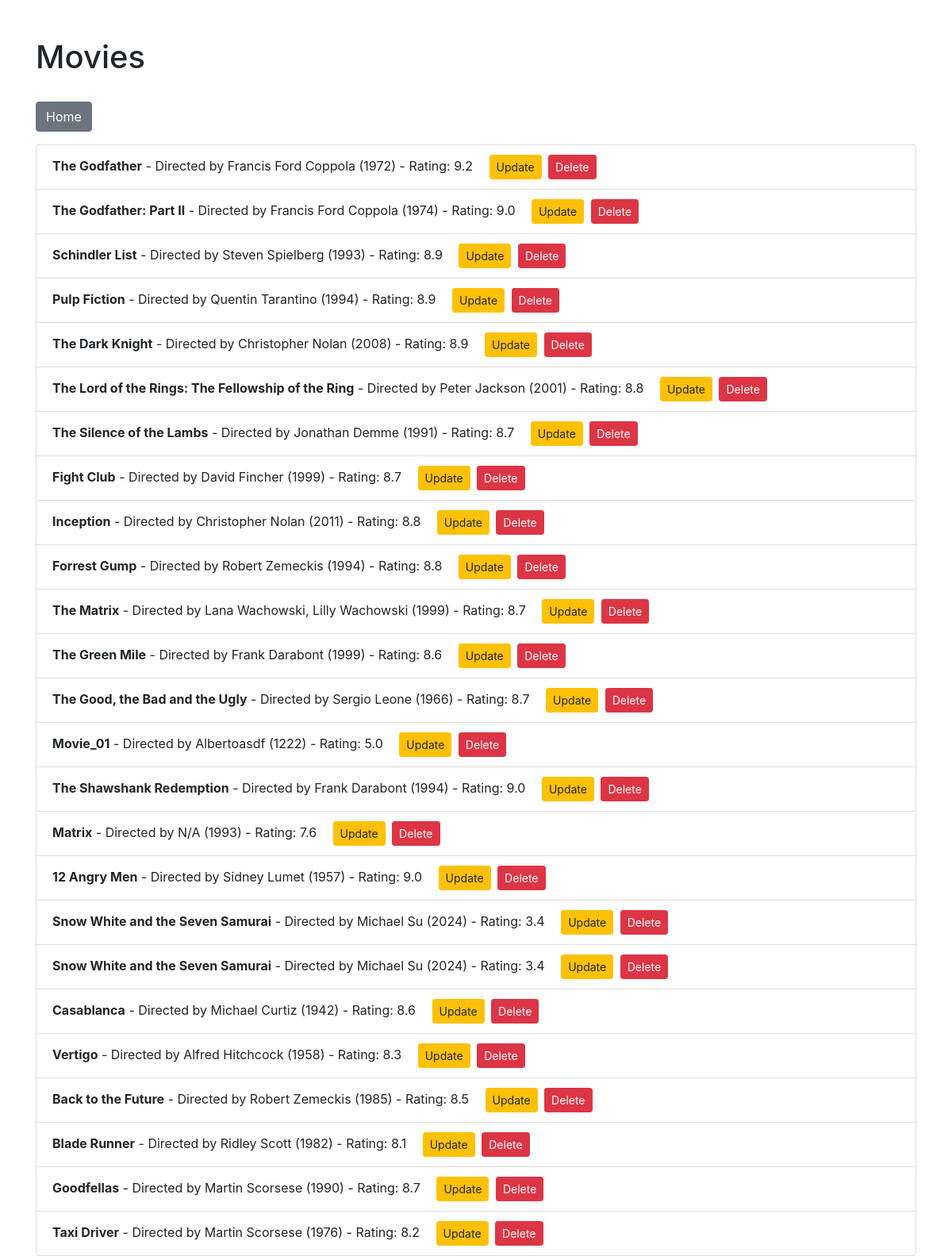
The page /users/movies on the database as committed earlier.
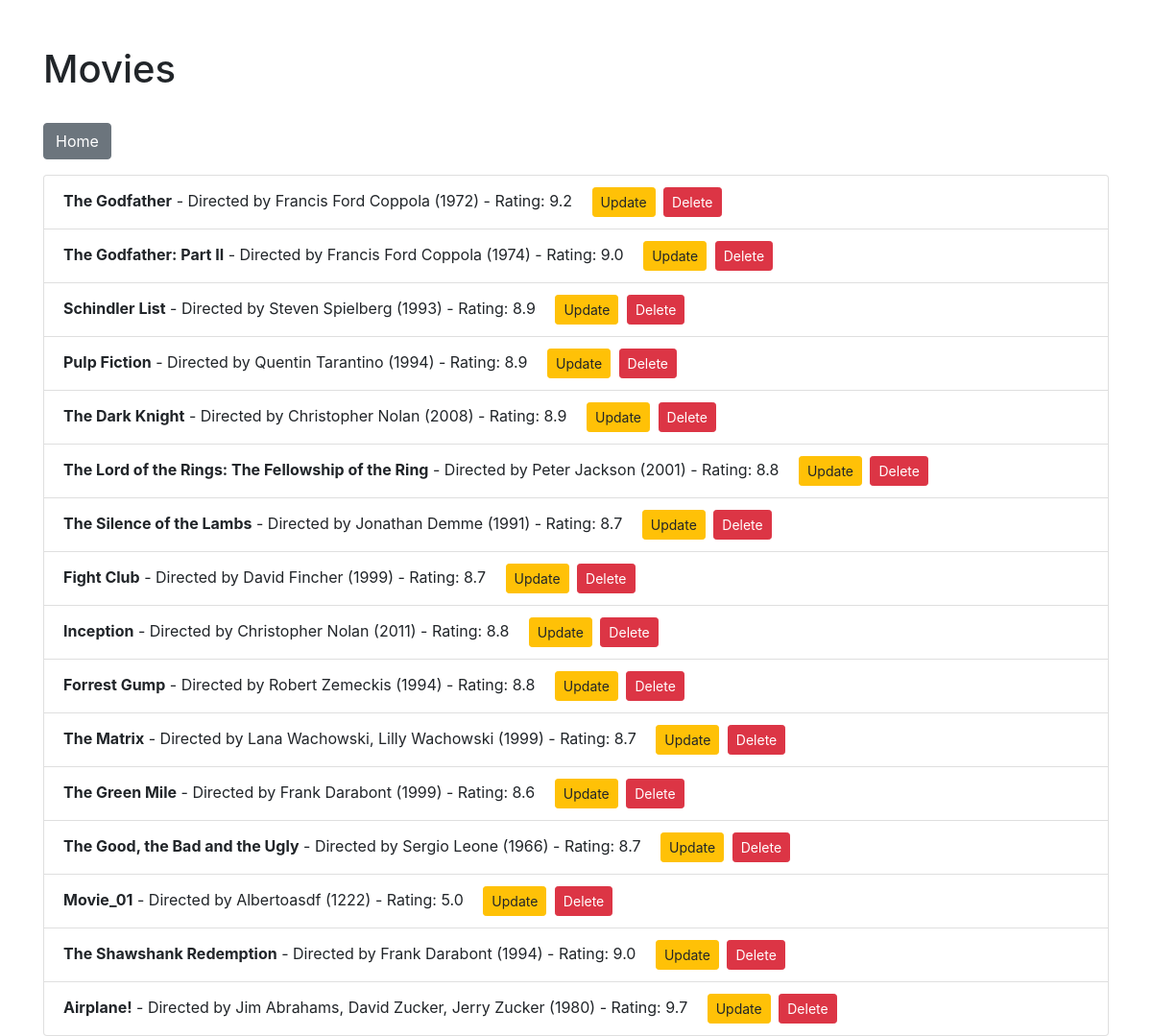
The same page on the database as committed later.
### models.py (models this page shows)
class Movie(db.Model):
    movie_id = db.Column(db.Integer, primary_key=True)
    name = db.Column(db.String(120), nullable=False)
    director = db.Column(db.String(120), nullable=False)
    year = db.Column(db.Integer, nullable=False)
    rating = db.Column(db.Float, nullable=False)
    user_id = db.Column(db.Integer, db.ForeignKey('user.user_id'), nullable=False)

### app.py (the view)
@app.route('/users/movies')
def user_movies():
    user_id = request.args.get('user_id')
    if user_id:
        movies = Movie.query.filter_by(user_id=user_id).all()
    else:
        movies = Movie.query.all()
    return render_template('movies.html', movies=movies)

### templates/movies.html (shortened to what this page needs)
<!DOCTYPE html>
<html lang="en">
<head>
    <link rel="stylesheet" href="https://stackpath.bootstrapcdn.com/bootstrap/4.5.2/css/bootstrap.min.css">
</head>
<body>
    <div class="container">
        <h1 class="mt-5">Movies</h1>
        <div class="mt-3">
            <a href="{{ url_for('home') }}" class="btn btn-secondary mt-3">Home</a>
        </div>
        <ul class="list-group mt-3">
            {% for movie in movies %}
                <li class="list-group-item">
                    <strong>{{ movie.name }}</strong> - Directed by {{ movie.director }} ({{ movie.year }}) - Rating: {{ movie.rating }}
                    <a href="{{ url_for('update_movie', user_id=movie.user_id, movie_id=movie.movie_id) }}" class="btn btn-warning btn-sm ml-3">Update</a>
                    <a href="{{ url_for('delete_movie', user_id=movie.user_id, movie_id=movie.movie_id) }}" class="btn btn-danger btn-sm ml-1">Delete</a>
                </li>
            {% endfor %}
        </ul>
    </div>
</body>
</html>

Rows that differ between the two databases and show on the page:
removed Movie: name "Matrix", director "N/A", year "1993", rating "7.6"
removed Movie: name "12 Angry Men", director "Sidney Lumet", year "1957", rating "9.0"
removed Movie: name "Snow White and the Seven Samurai", director "Michael Su", year "2024", rating "3.4"
removed Movie: name "Snow White and the Seven Samurai", director "Michael Su", year "2024", rating "3.4"
removed Movie: name "Casablanca", director "Michael Curtiz", year "1942", rating "8.6"
removed Movie: name "Vertigo", director "Alfred Hitchcock", year "1958", rating "8.3"
removed Movie: name "Back to the Future", director "Robert Zemeckis", year "1985", rating "8.5"
removed Movie: name "Blade Runner", director "Ridley Scott", year "1982", rating "8.1"
removed Movie: name "Goodfellas", director "Martin Scorsese", year "1990", rating "8.7"
removed Movie: name "Taxi Driver", director "Martin Scorsese", year "1976", rating "8.2"
added Movie: name "Airplane!", director "Jim Abrahams, David Zucker, Jerry Zucker", year "1980", rating "9.7"
